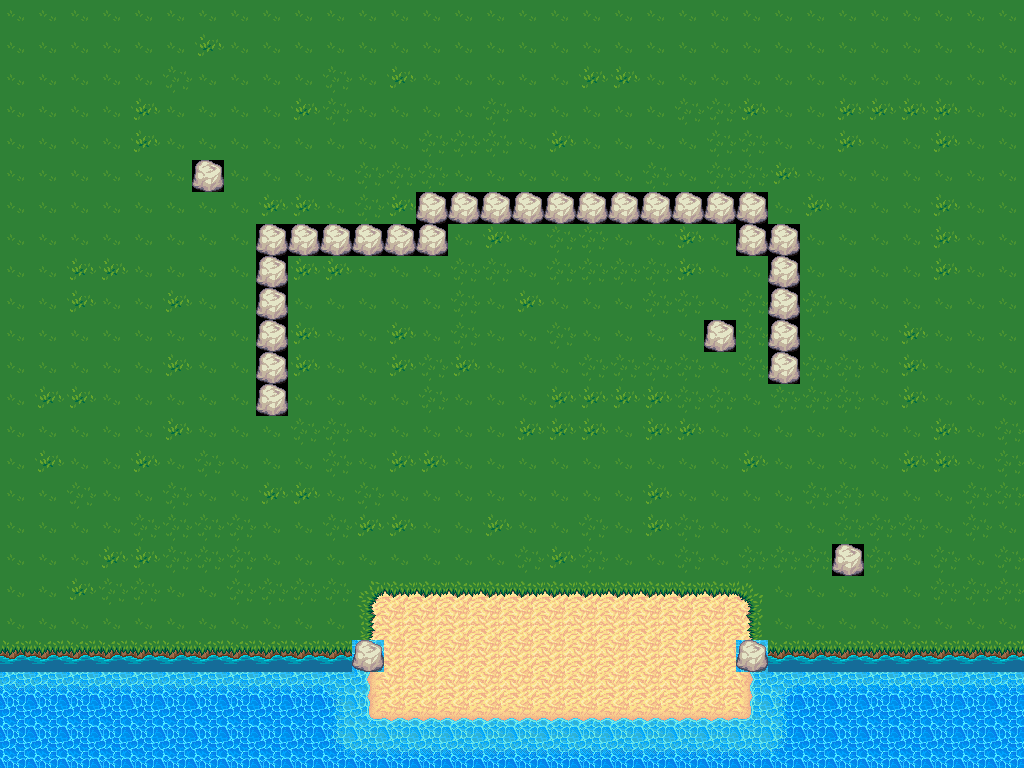

This game map was drawn from its Tiled (.tmx) file and the tilesets committed beside it. A one-line description and the full map source follow:
An orthogonal 32x24 tile map with 32x32 px tiles, 3 tile layers (Chao, Agua, extra), 5 tilesets.

<map version="1.0" tiledversion="1.1.6" orientation="orthogonal" renderorder="right-down" width="32" height="24" tilewidth="32" tileheight="32" infinite="0" nextobjectid="1">
 <tileset firstgid="1" name="chao" tilewidth="32" tileheight="32" tilecount="18" columns="3">
  <image source="tiles/grass.png" width="96" height="192" />
 </tileset>
 <tileset firstgid="19" name="agua" tilewidth="32" tileheight="32" tilecount="18" columns="3">
  <image source="tiles/watergrass.png" width="96" height="192" />
 </tileset>
 <tileset firstgid="37" source="praia_1.tsx" />
 <tileset firstgid="271" source="praia.tsx" />
 <tileset firstgid="388" source="pedra.tsx" />
 <layer name="Chao" width="32" height="24">
  <data encoding="csv">
18,18,18,18,18,18,18,18,18,18,18,18,18,18,18,18,18,18,18,18,18,18,18,18,18,18,18,18,18,18,18,18,
18,18,18,18,18,18,16,18,18,18,18,18,18,18,18,18,18,18,18,18,18,18,18,18,18,18,18,18,18,18,18,18,
18,18,18,18,18,17,18,18,18,18,17,18,16,18,18,18,18,18,16,16,18,18,18,18,18,18,18,18,18,18,18,18,
18,18,18,18,16,18,18,18,18,16,17,18,18,18,18,17,18,18,18,18,18,17,17,16,18,18,16,16,16,16,18,18,
18,18,18,18,16,18,18,18,18,18,18,18,18,17,17,17,18,16,18,18,18,18,17,17,18,18,16,18,18,16,18,18,
18,18,18,18,18,18,388,18,18,18,18,17,17,17,18,18,18,18,18,18,17,18,17,17,16,18,18,18,18,18,18,18,
18,18,18,18,18,18,18,18,16,16,18,17,16,388,388,388,388,388,388,388,388,388,388,388,18,16,18,18,18,16,18,18,
18,18,18,18,18,18,18,18,388,388,388,388,388,388,18,16,18,17,17,18,18,16,18,388,388,18,18,18,18,16,18,18,
18,18,16,16,18,18,18,18,388,16,16,18,18,18,17,17,18,17,17,17,17,16,18,18,388,18,18,18,18,16,18,18,
18,18,16,18,18,16,18,18,388,18,18,18,18,18,17,18,16,18,18,18,17,17,18,17,388,17,18,18,18,18,18,18,
18,18,18,18,18,18,18,18,388,16,18,18,16,18,17,18,18,17,18,18,18,18,388,17,388,18,18,18,16,18,18,18,
18,18,18,18,18,16,18,18,388,16,18,18,16,17,16,18,18,18,17,17,17,17,18,17,388,17,17,18,16,18,18,18,
18,16,16,18,18,18,18,18,388,18,18,18,18,17,18,18,18,16,16,16,16,17,17,18,17,17,17,18,16,18,18,18,
18,18,18,18,18,16,18,18,18,17,17,18,18,18,18,18,16,16,16,18,16,16,18,18,18,18,18,18,18,16,18,17,
18,16,18,18,16,18,17,18,18,18,17,18,16,16,18,18,18,18,18,18,18,18,18,16,18,18,18,18,16,16,18,17,
18,18,17,18,18,17,18,18,16,16,18,17,18,18,18,18,18,18,18,18,16,18,18,18,18,17,17,18,18,18,17,17,
18,18,18,18,17,17,17,17,18,18,17,16,16,18,18,16,18,18,17,18,16,17,18,18,18,18,17,17,17,18,17,18,
18,18,18,16,16,17,17,17,18,18,18,18,18,18,18,18,17,16,17,18,18,17,18,17,17,17,388,17,18,17,18,17,
18,18,16,17,17,18,18,17,17,17,17,311,311,311,311,311,311,311,311,311,311,311,311,311,18,18,18,18,18,17,17,17,
18,18,18,18,18,18,18,18,18,18,18,311,311,311,311,311,311,311,311,311,311,311,311,311,18,18,18,18,18,18,18,18,
18,18,18,18,18,18,18,18,18,18,26,18,18,18,18,18,18,18,18,18,18,18,18,18,18,18,18,18,18,18,18,18,
305,305,305,305,305,305,305,305,305,305,283,18,18,18,18,18,18,18,18,18,18,18,18,18,281,282,282,282,282,282,282,282,
295,295,295,295,295,295,295,295,295,295,291,18,18,18,18,18,18,18,18,18,18,18,18,18,293,295,295,295,295,295,295,295,
295,295,295,295,295,295,295,295,295,295,304,18,18,18,18,18,18,18,18,18,18,18,18,18,306,295,295,295,295,295,295,295
</data>
 </layer>
 <layer name="Agua" width="32" height="24">
  <data encoding="csv">
0,0,0,0,0,0,0,0,0,0,0,0,0,0,0,0,0,0,0,0,0,0,0,0,0,0,0,0,0,0,0,0,
0,0,0,0,0,0,0,0,0,0,0,0,0,0,0,0,0,0,0,0,0,0,0,0,0,0,0,0,0,0,0,0,
0,0,0,0,0,0,0,0,0,0,0,0,0,0,0,0,0,0,0,0,0,0,0,0,0,0,0,0,0,0,0,0,
0,0,0,0,0,0,0,0,0,0,0,0,0,0,0,0,0,0,0,0,0,0,0,0,0,0,0,0,0,0,0,0,
0,0,0,0,0,0,0,0,0,0,0,0,0,0,0,0,0,0,0,0,0,0,0,0,0,0,0,0,0,0,0,0,
0,0,0,0,0,0,0,0,0,0,0,0,0,0,0,0,0,0,0,0,0,0,0,0,0,0,0,0,0,0,0,0,
0,0,0,0,0,0,0,0,0,0,0,0,0,0,0,0,0,0,0,0,0,0,0,0,0,0,0,0,0,0,0,0,
0,0,0,0,0,0,0,0,0,0,0,0,0,0,0,0,0,0,0,0,0,0,0,0,0,0,0,0,0,0,0,0,
0,0,0,0,0,0,0,0,0,0,0,0,0,0,0,0,0,0,0,0,0,0,0,0,0,0,0,0,0,0,0,0,
0,0,0,0,0,0,0,0,0,0,0,0,0,0,0,0,0,0,0,0,0,0,0,0,0,0,0,0,0,0,0,0,
0,0,0,0,0,0,0,0,0,0,0,0,0,0,0,0,0,0,0,0,0,0,0,0,0,0,0,0,0,0,0,0,
0,0,0,0,0,0,0,0,0,0,0,0,0,0,0,0,0,0,0,0,0,0,0,0,0,0,0,0,0,0,0,0,
0,0,0,0,0,0,0,0,0,0,0,0,0,0,0,0,0,0,0,0,0,0,0,0,0,0,0,0,0,0,0,0,
0,0,0,0,0,0,0,0,0,0,0,0,0,0,0,0,0,0,0,0,0,0,0,0,0,0,0,0,0,0,0,0,
0,0,0,0,0,0,0,0,0,0,0,0,0,0,0,0,0,0,0,0,0,0,0,0,0,0,0,0,0,0,0,0,
0,0,0,0,0,0,0,0,0,0,0,0,0,0,0,0,0,0,0,0,0,0,0,0,0,0,0,0,0,0,0,0,
0,0,0,0,0,0,0,0,0,0,0,0,0,0,0,0,0,0,0,0,0,0,0,0,0,0,0,0,0,0,0,0,
0,0,0,0,0,0,0,0,0,0,0,0,0,0,0,0,0,0,0,0,0,0,0,0,0,0,0,0,0,0,0,0,
0,0,0,0,0,0,0,0,0,0,0,0,0,0,0,0,0,0,0,0,0,0,0,0,0,0,0,0,0,0,0,0,
0,0,0,0,0,0,0,0,0,0,0,0,0,0,0,0,0,0,0,0,0,0,0,0,0,0,0,0,0,0,0,0,
26,26,26,26,26,26,26,26,26,26,0,326,311,311,311,311,311,311,311,311,311,311,311,326,26,26,26,26,26,26,26,26,
0,0,0,0,0,0,0,0,0,0,0,310,311,311,311,311,311,311,311,311,311,311,311,312,0,0,0,0,0,0,0,0,
0,0,0,0,0,0,0,0,0,0,0,323,324,324,324,324,324,324,324,324,324,324,324,325,0,0,0,0,0,0,0,0,
0,0,0,0,0,0,0,0,0,0,0,305,305,305,305,305,305,305,305,305,305,305,305,305,0,0,0,0,0,0,0,0
</data>
 </layer>
 <layer name="extra" width="32" height="24">
  <data encoding="csv">
0,0,0,0,0,0,0,0,0,0,0,0,0,0,0,0,0,0,0,0,0,0,0,0,0,0,0,0,0,0,0,0,
0,0,0,0,0,0,0,0,0,0,0,0,0,0,0,0,0,0,0,0,0,0,0,0,0,0,0,0,0,0,0,0,
0,0,0,0,0,0,0,0,0,0,0,0,0,0,0,0,0,0,0,0,0,0,0,0,0,0,0,0,0,0,0,0,
0,0,0,0,0,0,0,0,0,0,0,0,0,0,0,0,0,0,0,0,0,0,0,0,0,0,0,0,0,0,0,0,
0,0,0,0,0,0,0,0,0,0,0,0,0,0,0,0,0,0,0,0,0,0,0,0,0,0,0,0,0,0,0,0,
0,0,0,0,0,0,0,0,0,0,0,0,0,0,0,0,0,0,0,0,0,0,0,0,0,0,0,0,0,0,0,0,
0,0,0,0,0,0,0,0,0,0,0,0,0,0,0,0,0,0,0,0,0,0,0,0,0,0,0,0,0,0,0,0,
0,0,0,0,0,0,0,0,0,0,0,0,0,0,0,0,0,0,0,0,0,0,0,0,0,0,0,0,0,0,0,0,
0,0,0,0,0,0,0,0,0,0,0,0,0,0,0,0,0,0,0,0,0,0,0,0,0,0,0,0,0,0,0,0,
0,0,0,0,0,0,0,0,0,0,0,0,0,0,0,0,0,0,0,0,0,0,0,0,0,0,0,0,0,0,0,0,
0,0,0,0,0,0,0,0,0,0,0,0,0,0,0,0,0,0,0,0,0,0,0,0,0,0,0,0,0,0,0,0,
0,0,0,0,0,0,0,0,0,0,0,0,0,0,0,0,0,0,0,0,0,0,0,0,0,0,0,0,0,0,0,0,
0,0,0,0,0,0,0,0,0,0,0,0,0,0,0,0,0,0,0,0,0,0,0,0,0,0,0,0,0,0,0,0,
0,0,0,0,0,0,0,0,0,0,0,0,0,0,0,0,0,0,0,0,0,0,0,0,0,0,0,0,0,0,0,0,
0,0,0,0,0,0,0,0,0,0,0,0,0,0,0,0,0,0,0,0,0,0,0,0,0,0,0,0,0,0,0,0,
0,0,0,0,0,0,0,0,0,0,0,0,0,0,0,0,0,0,0,0,0,0,0,0,0,0,0,0,0,0,0,0,
0,0,0,0,0,0,0,0,0,0,0,0,0,0,0,0,0,0,0,0,0,0,0,0,0,0,0,0,0,0,0,0,
0,0,0,0,0,0,0,0,0,0,0,0,0,0,0,0,0,0,0,0,0,0,0,0,0,0,0,0,0,0,0,0,
0,0,0,0,0,0,0,0,0,0,0,2,14,14,14,14,14,14,14,14,14,14,14,3,0,0,0,0,0,0,0,0,
0,0,0,0,0,0,0,0,0,0,0,12,0,0,0,0,0,0,0,0,0,0,0,10,0,0,0,0,0,0,0,0,
0,0,0,0,0,0,0,0,0,0,0,388,0,0,0,0,0,0,0,0,0,0,0,388,0,0,0,0,0,0,0,0,
0,0,0,0,0,0,0,0,0,0,0,0,0,0,0,0,0,0,0,0,0,0,0,0,0,0,0,0,0,0,0,0,
0,0,0,0,0,0,0,0,0,0,0,0,0,0,0,0,0,0,0,0,0,0,0,0,0,0,0,0,0,0,0,0,
0,0,0,0,0,0,0,0,0,0,0,0,0,0,0,0,0,0,0,0,0,0,0,0,0,0,0,0,0,0,0,0
</data>
 </layer>
</map>
